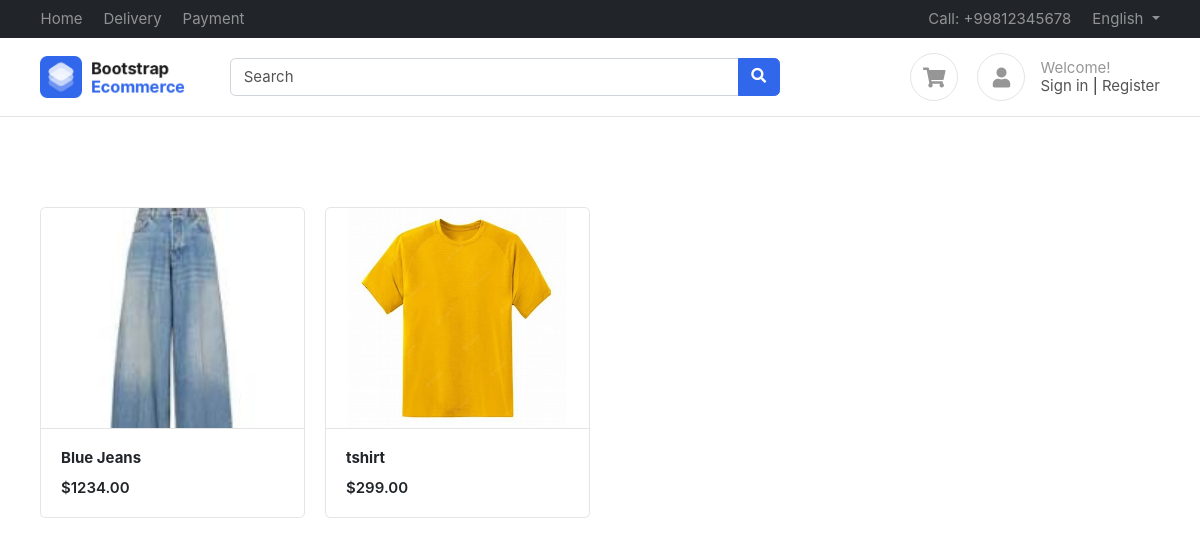
The app's page /, older data.
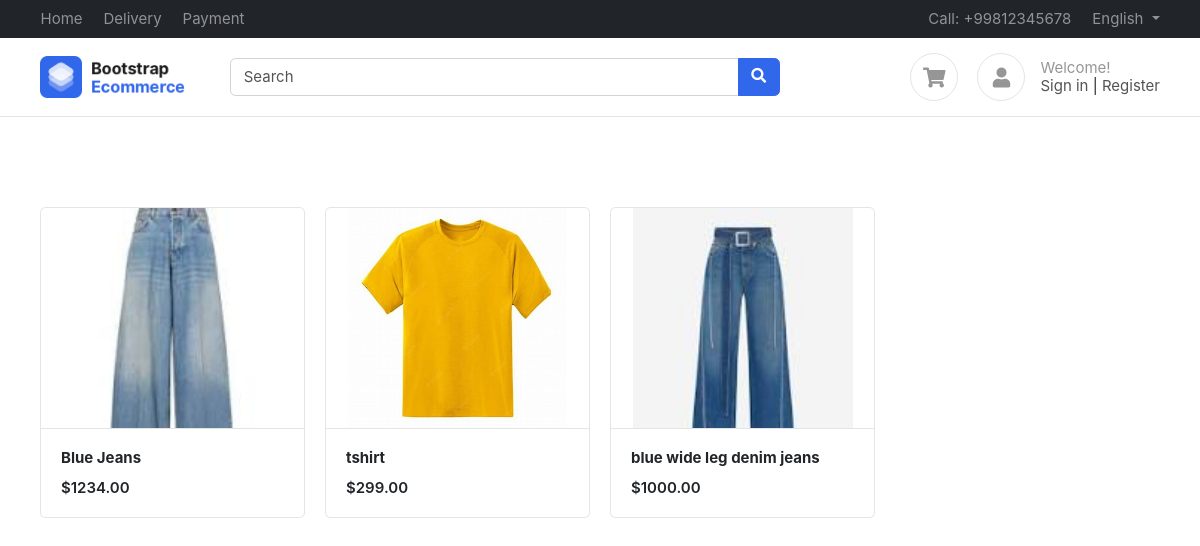
The same page, newer data.
### products/models.py (models this page shows, shortened)
class Product(BaseModel):
    product_name = models.CharField(max_length=100)
    slug = models.SlugField(unique=True, null=True, blank=True)#url
    category = models.ForeignKey(Category, on_delete=models.CASCADE, related_name="products")
    price = models.IntegerField()
    product_description = models.TextField()
    color_variant = models.ManyToManyField(ColorVariant, blank = True)
    size_variant = models.ManyToManyField(SizeVariant, blank = True)

class ProductImage(BaseModel):
    product = models.ForeignKey(Product, on_delete=models.CASCADE, related_name="product_images")
    image = models.ImageField(upload_to="product")

### home/views.py (the view)
# urls.py: path('', index, name='index')
def index(request):
    context = {'products': Product.objects.all()}
    return render(request,'home/index.html', context)

### templates/home/index.html
{% extends "base/base.html"%}
{% block start %}
<div class="container mt-5 pt-5">
    <div class="row">
        {% for product in products  %}
        <div class="col-md-3">
            <figure class="card card-product-grid">
                <div class="img-wrap"> <img src="/media/{{product.product_images.first.image}}"> </div>
                <figcaption class="info-wrap border-top">
                    <a href="{% url 'get_products' product.slug %}" class="title"><b>{{product.product_name}}</b></a>
                    <div class="price mt-2">${{product.price}}.00</div>
                </figcaption>
            </figure>
        </div>
        {% endfor %}
    </div>
    </div>
{% endblock %}

Row changes from the older to the newer data that the page shows:
added Product: product_images.first.image (picture), product_name "blue wide leg denim jeans", price "1000"
